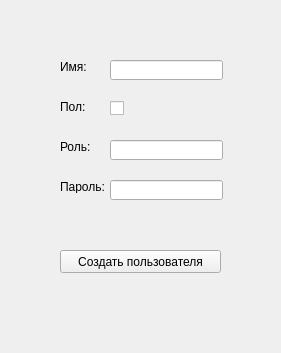
<?xml version="1.0" encoding="UTF-8"?>
<ui version="4.0">
 <class>MainWindow</class>
 <widget class="QMainWindow" name="MainWindow">
  <property name="geometry">
   <rect>
    <x>0</x>
    <y>0</y>
    <width>281</width>
    <height>353</height>
   </rect>
  </property>
  <property name="windowTitle">
   <string>Создание пользователя</string>
  </property>
  <widget class="QWidget" name="centralwidget">
   <widget class="QLabel" name="label">
    <property name="geometry">
     <rect>
      <x>60</x>
      <y>60</y>
      <width>47</width>
      <height>13</height>
     </rect>
    </property>
    <property name="text">
     <string>Имя:</string>
    </property>
   </widget>
   <widget class="QLabel" name="label_2">
    <property name="geometry">
     <rect>
      <x>60</x>
      <y>100</y>
      <width>47</width>
      <height>13</height>
     </rect>
    </property>
    <property name="text">
     <string>Пол:</string>
    </property>
   </widget>
   <widget class="QLabel" name="label_3">
    <property name="geometry">
     <rect>
      <x>60</x>
      <y>140</y>
      <width>47</width>
      <height>13</height>
     </rect>
    </property>
    <property name="text">
     <string>Роль:</string>
    </property>
   </widget>
   <widget class="QLabel" name="label_4">
    <property name="geometry">
     <rect>
      <x>60</x>
      <y>180</y>
      <width>47</width>
      <height>13</height>
     </rect>
    </property>
    <property name="text">
     <string>Пароль:</string>
    </property>
   </widget>
   <widget class="QLineEdit" name="nameField">
    <property name="geometry">
     <rect>
      <x>110</x>
      <y>60</y>
      <width>113</width>
      <height>20</height>
     </rect>
    </property>
   </widget>
   <widget class="QLineEdit" name="roleField">
    <property name="geometry">
     <rect>
      <x>110</x>
      <y>140</y>
      <width>113</width>
      <height>20</height>
     </rect>
    </property>
   </widget>
   <widget class="QLineEdit" name="passwordField">
    <property name="geometry">
     <rect>
      <x>110</x>
      <y>180</y>
      <width>113</width>
      <height>20</height>
     </rect>
    </property>
   </widget>
   <widget class="QCheckBox" name="sexCheckBox">
    <property name="geometry">
     <rect>
      <x>110</x>
      <y>100</y>
      <width>70</width>
      <height>17</height>
     </rect>
    </property>
    <property name="text">
     <string/>
    </property>
   </widget>
   <widget class="QPushButton" name="createUserButton">
    <property name="geometry">
     <rect>
      <x>60</x>
      <y>250</y>
      <width>161</width>
      <height>23</height>
     </rect>
    </property>
    <property name="text">
     <string>Создать пользователя</string>
    </property>
   </widget>
  </widget>
 </widget>
 <resources/>
 <connections/>
</ui>
